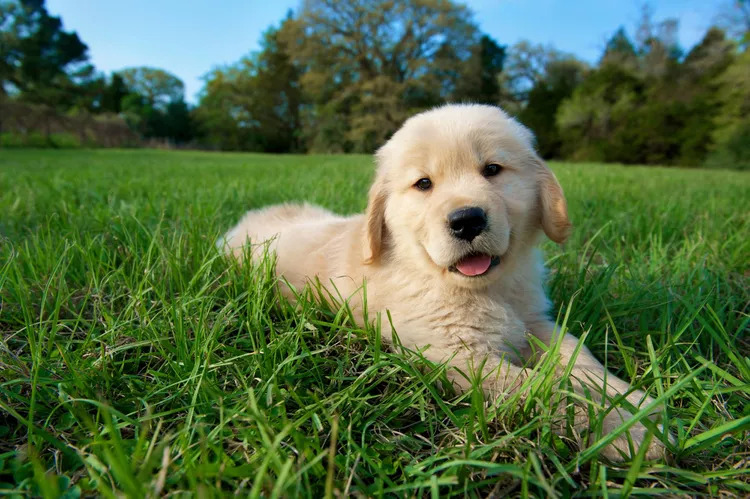
#> input picture imgs/dog.jpg, 750 x 499 px, found by its file name
$ python main.py
#> lines starting #> are read from the running program, lines starting #| are printed output that depends on the picture; after the words box and inside, x2 and y2 are one past the last pixel; in counts of white or black regions, pixels touching at a corner belong together
import cv2
import numpy as np
import matplotlib.pyplot as plt

# Harris角点检测算法是一种用于检测图像中角点的特征检测算法。
# 角点是图像中特征丰富且变化较大的点，在图像配准、物体识别等任务中具有重要意义。

def harris_corner_detection(image_path, block_size=2, ksize=3, k=0.04):
    # 读取图像并转换为灰度图像
#> called with image_path = 'imgs/dog.jpg', block_size = 2, ksize = 3, k = 0.04
    image = cv2.imread(image_path)
#> image is the input picture: shape (499, 750, 3); mean B, G, R 68.2, 107.5, 82.8
    gray = cv2.cvtColor(image, cv2.COLOR_BGR2GRAY)
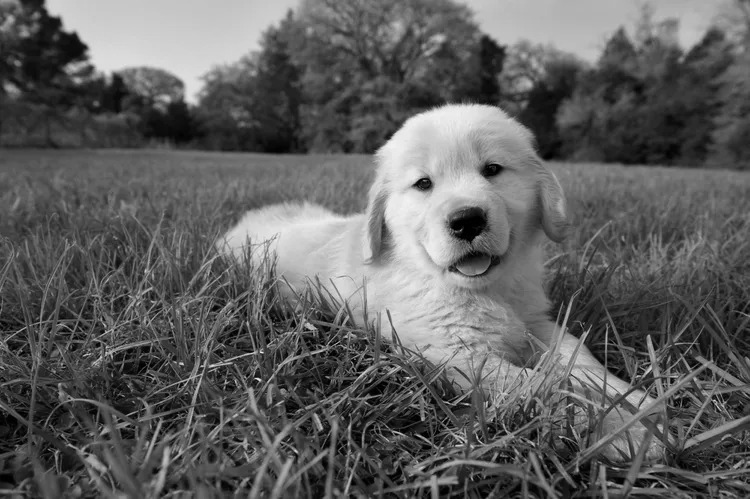
#> gray: shape (499, 750); min 0, max 244, mean 95.6

    # 转换为float32类型
    gray = np.float32(gray)

    # 计算Harris角点检测响应矩阵
    harris_response = cv2.cornerHarris(gray, block_size, ksize, k)

    # 扩展Harris角点响应图，便于显示
    harris_response = cv2.dilate(harris_response, None)
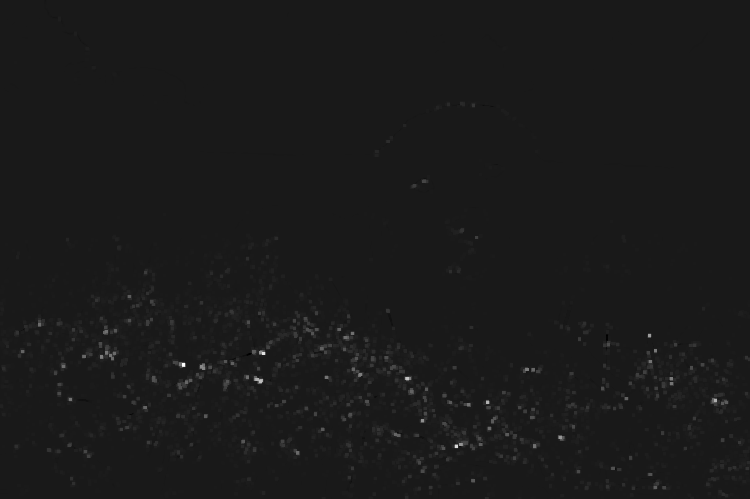
#> harris_response: shape (499, 750) float32; min -3893453, max 35570496, mean 196745.7; drawn with min black and max white

    # 设置阈值并标记角点
    threshold = 0.01 * harris_response.max()
#> threshold = 355705
    image[harris_response > threshold] = [0, 0, 255]
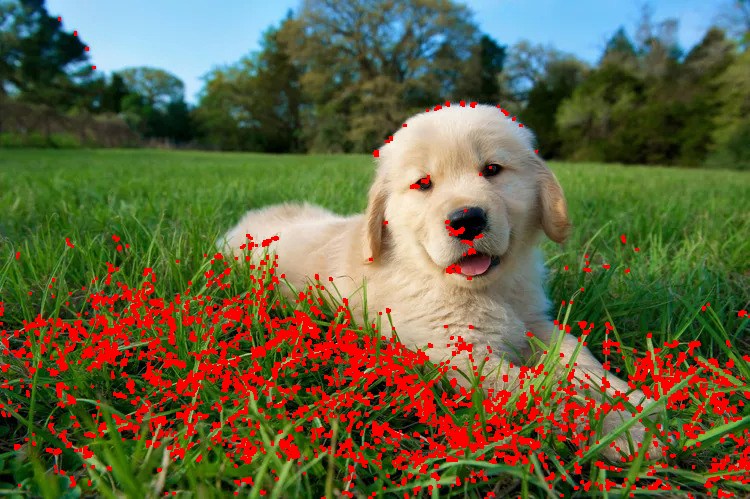
#> image: shape (499, 750, 3); 10.11% of pixels changed, all inside (x1, y1, x2, y2) = (0, 17, 750, 499)

    return image, harris_response

# 图像路径
image_path = 'imgs/dog.jpg'

# 进行Harris角点检测
output_image, harris_response = harris_corner_detection(image_path)

# 显示结果
plt.figure(figsize=(10, 5))
plt.title('Harris Corner Detection')
plt.imshow(cv2.cvtColor(output_image, cv2.COLOR_BGR2RGB))
plt.axis('off')
plt.show()
